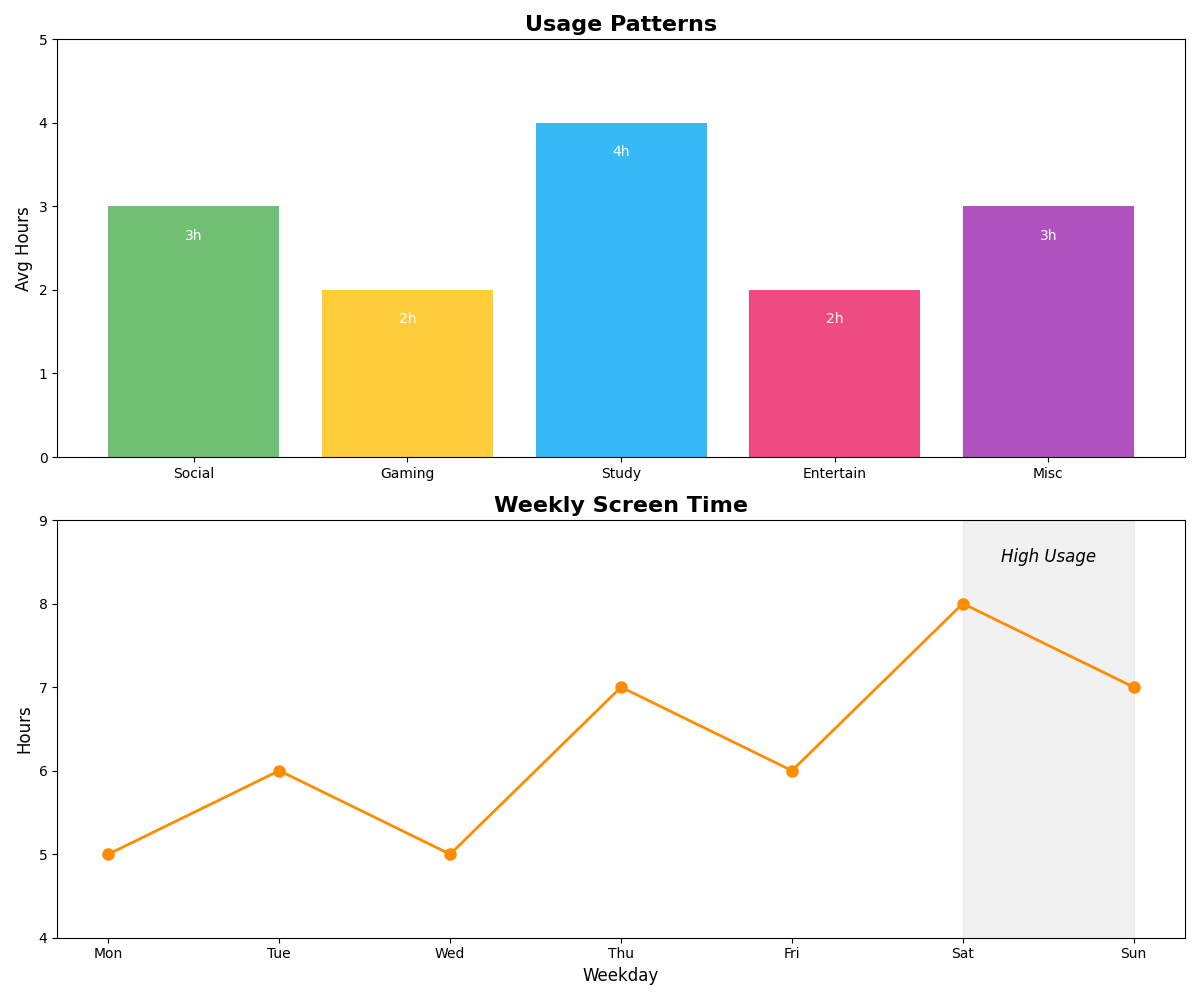

Python code for this plot:
import matplotlib.pyplot as plt
import numpy as np

activities = ['Social', 'Gaming', 'Study', 'Entertain', 'Misc']
hours_spent = [3, 2, 4, 2, 3]

days = ['Mon', 'Tue', 'Wed', 'Thu', 'Fri', 'Sat', 'Sun']
screen_time_week = [5, 6, 5, 7, 6, 8, 7]

fig, (ax1, ax2) = plt.subplots(2, 1, figsize=(12, 10))

ax1.bar(activities, hours_spent, color=['#4CAF50', '#FFC107', '#03A9F4', '#E91E63', '#9C27B0'], alpha=0.8)
ax1.set_title('Usage Patterns', fontsize=16, fontweight='bold')
ax1.set_ylabel('Avg Hours', fontsize=12)
ax1.set_ylim(0, 5)

for bar, hour in zip(ax1.patches, hours_spent):
    height = bar.get_height()
    ax1.text(bar.get_x() + bar.get_width() / 2, height - 0.4, f'{hour}h', ha='center', color='white', fontsize=10)

ax2.plot(days, screen_time_week, marker='o', color='darkorange', linewidth=2, markersize=8)
ax2.set_title('Weekly Screen Time', fontsize=16, fontweight='bold')
ax2.set_xlabel('Weekday', fontsize=12)
ax2.set_ylabel('Hours', fontsize=12)
ax2.set_ylim(4, 9)

ax2.axvspan('Sat', 'Sun', color='lightgrey', alpha=0.3)
ax2.text(5.5, 8.5, "High Usage", fontsize=12, fontstyle='italic', ha='center', color='black')

plt.tight_layout()
plt.show()
